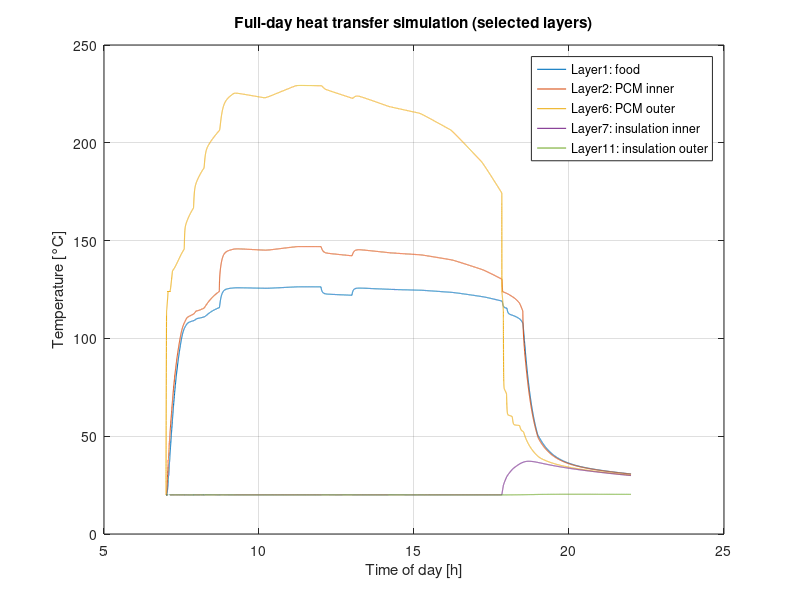

MATLAB code for this plot: (Note: this script raises an error after producing the figure.)
clear;
clc;

%% =========================
% Timeline
% ==========================
t_start = 0;              % 07:00
t_lunch = 5*3600;         % 12:00
t_move = 10*3600 + 50*60; % 17:50
t_dinner = 11*3600;       % 18:00
t_stop = 15*3600;         % 22:00

cooking_duration = 3600;

simulation_time_outdoor = [t_start t_move];
simulation_time_indoor = [t_move t_stop];

%% =========================
% Geometry
% ==========================
r_in_pot = 0.15;
h_in_pot = 0.08;
wall_in_pot = 2e-3;

r_out_pot = 0.21;
h_out_pot = 0.10;
wall_out_pot = 2e-3;

ins_thickness = 0.26;

r_insulation = r_out_pot + ins_thickness;
h_insulation = h_out_pot + ins_thickness;

%% =========================
% Physical parameters (food, pot)
% ==========================
m_rice = 0.075;
m_water = m_rice * 2;
m_mix = m_water + m_rice;
m_pot = 2;

pot_absorptivity = 0.95; % rough/dull aluminum

c_water = 4148;
c_rice = 1700;
c_pot = 500;

c_mix = (m_water * c_water + m_rice * c_rice) / (m_water + m_rice);

k_water = 0.6096;
k_rice = 0.1472;
k_aluminum = 237;
k_st_steel = 15;
k_pot = k_aluminum;

k_mix = (m_water * k_water + m_rice * k_rice) / (m_water + m_rice);

%% =========================
% Other values
% ==========================
t_cooking = 3600; % cooking time (1 hour)

% Convection coefficients
h_free_outdoor = 5;
h_for_outdoor = 0;
h_free_indoor = 2;
h_for_indoor = 0;

T_sat = 100 + 273.15;
T_sat_c = 2;
T_sat_use = T_sat - T_sat_c;

% Solar data
load('raytracing_output.mat', 'hours', 'captured_power');
start_hour = 7;
solar_time = (hours - start_hour) * 3600;

sb_constant = 5.67e-8;
pot_eps = 0.95;           
T_amb = 20 + 273.15;

%% =========================
% Insulation material
% ==========================
m_ins = 3;
k_wool = 0.035;
c_wool = 1300;
k_ins = k_wool;
c_ins = c_wool;

%% =========================
% PCM properties (Erythritol from the paper)
% ==========================
m_pcm = 2;
rho_pcm = 1480;
T_m_pcm = 119 + 273.15;
L_pcm = 340e3;
delta_Tm_pcm = 10;               % mushy zone width (K)

% Specific heat: solid and liquid
c_pcm_solid = 1380;              % J/(kg·K)
c_pcm_liquid = 2760;             % (doubled as per user)

% Thermal conductivity: solid and liquid (pure conduction)
k_pcm_solid = 0.733;             % W/(m·K)
k_pcm_liquid = 0.326;

% Natural convection parameters (liquid phase)
pcm_beta = 0.00067;              % thermal expansion coefficient (1/K)
pcm_nu = 4e-6;                   % kinematic viscosity (m²/s)
pcm_alpha = 1.2e-7;              % thermal diffusivity (m²/s)
g = 9.81;

%% =========================
% Layer division
% 1 = rice+water, 2-6 = PCM, 7-11 = insulation
% ==========================
n_layers = 11;
n_pcm_layers = 5;
n_ins_layers = 5;

layer_temp = ones(n_layers,1) * T_amb;
T0 = layer_temp;

%% =========================
% Helper functions
% ==========================
function result = compute_layer_area(radius, height)
    result = 2 * pi * radius * height + pi * radius^2;
end

function [layer_area, layer_radius, layer_height, layer_thickness] = generate_layer_params(...
    r_in_pot, r_out_pot, r_insulation, h_in_pot, h_out_pot, h_insulation, ...
    n_pcm_layers, n_ins_layers, wall_in_pot)

    n_layers = 1 + n_pcm_layers + n_ins_layers;
    layer_area = zeros(n_layers,1);
    layer_radius = zeros(n_layers,1);
    layer_height = zeros(n_layers,1);
    layer_thickness = zeros(n_layers,1);

    % Layer 1: food
    layer_radius(1) = r_in_pot;
    layer_height(1) = h_in_pot;
    layer_area(1) = compute_layer_area(r_in_pot, h_in_pot);
    layer_thickness(1) = r_in_pot/2 + wall_in_pot;

    % PCM layers
    pcm_boundary = linspace(r_in_pot, r_out_pot, n_pcm_layers+1);
    pcm_heights = linspace(h_in_pot, h_out_pot, n_pcm_layers);
    for j = 1:n_pcm_layers
        i = 1 + j;
        r_inner = pcm_boundary(j);
        r_outer = pcm_boundary(j+1);
        r_mid = (r_inner + r_outer)/2;
        layer_radius(i) = r_mid;
        layer_height(i) = pcm_heights(j);
        layer_area(i) = compute_layer_area(r_mid, layer_height(i));
        layer_thickness(i) = r_outer - r_inner;
    end

    % Insulation layers
    ins_boundary = linspace(r_out_pot, r_insulation, n_ins_layers+1);
    ins_heights = linspace(h_out_pot, h_insulation, n_ins_layers);
    for j = 1:n_ins_layers
        i = 1 + n_pcm_layers + j;
        r_inner = ins_boundary(j);
        r_outer = ins_boundary(j+1);
        r_mid = (r_inner + r_outer)/2;
        layer_radius(i) = r_mid;
        layer_height(i) = ins_heights(j);
        layer_area(i) = compute_layer_area(r_mid, layer_height(i));
        layer_thickness(i) = r_outer - r_inner;
    end
end

function [layer_k_wall_incl, layer_thickness_wall_incl] = include_pot_walls(...
    layer_k, layer_thickness, n_pcm_layers, k_pot, wall_in_pot, wall_out_pot)

    layer_k_wall_incl = layer_k;
    layer_thickness_wall_incl = layer_thickness;

    % Inner wall to first PCM layer (layer 2)
    R_inner = wall_in_pot/k_pot + layer_thickness(2)/layer_k(2);
    layer_thickness_wall_incl(2) = wall_in_pot + layer_thickness(2);
    layer_k_wall_incl(2) = layer_thickness_wall_incl(2) / R_inner;

    % Outer wall to last PCM layer
    pcm_e = 1 + n_pcm_layers;
    R_outer = wall_out_pot/k_pot + layer_thickness(pcm_e)/layer_k(pcm_e);
    layer_thickness_wall_incl(pcm_e) = wall_out_pot + layer_thickness(pcm_e);
    layer_k_wall_incl(pcm_e) = layer_thickness_wall_incl(pcm_e) / R_outer;
end

function k_eff = pcm_thermal_conductivity(T, T_m, delta_Tm, k_solid, k_liquid, ...
                    layer_height, layer_radius, layer_thickness, ...
                    g, beta, nu, alpha)
    % Returns effective k (W/m·K) considering natural convection in liquid
    T_lower = T_m - delta_Tm/2;
    T_upper = T_m + delta_Tm/2;

    if T <= T_lower
        k_eff = k_solid;
    elseif T >= T_upper
        % Liquid phase: natural convection enhancement
        L_char = layer_height;                 % characteristic length (vertical)
        delta_T = T - T_m;                     % superheat (K)
        if delta_T <= 0
            k_eff = k_liquid;
        else
            Ra = g * beta * delta_T * L_char^3 / (nu * alpha);
            % Simple Nusselt correlation for vertical cylinder / annulus
            Nu = 1 + 0.18 * Ra^(0.29);
            Nu = min(Nu, 10);                  % limit
            k_eff = k_liquid * Nu;
        end
    else
        % Mushy zone: linear interpolation
        f = (T - T_lower) / delta_Tm;
        k_eff = k_solid * (1-f) + k_liquid * f;
    end
end

function layer_c_ef = pcm_heat_capacity_change(layer_temp, layer_c_solid, layer_c_liquid, ...
                        n_pcm_layers, T_m_pcm, delta_Tm_pcm, L_pcm)
    % Effective heat capacity: solid/liquid + latent spike
    layer_c_ef = layer_c_solid;   % base, then overwrite PCM layers
    T_lower = T_m_pcm - delta_Tm_pcm/2;
    T_upper = T_m_pcm + delta_Tm_pcm/2;

    for i = 2:(1+n_pcm_layers)
        T = layer_temp(i);
        if T <= T_lower
            layer_c_ef(i) = layer_c_solid(i);
        elseif T >= T_upper
            layer_c_ef(i) = layer_c_liquid(i);
        else
            c_avg = (layer_c_solid(i) + layer_c_liquid(i)) / 2;
            layer_c_ef(i) = c_avg + L_pcm / delta_Tm_pcm;
        end
    end
end

function dTidt = layer_equation(i, i_e, Qs, Qr, Qc, Qco, Qv, layer_temp, ...
                layer_area, layer_k, layer_thickness, layer_mass, layer_c)

    if i == 1
        Q_cond = layer_area(i) * layer_k(i) / layer_thickness(i) * (layer_temp(i+1) - layer_temp(i));
        dTidt = (Q_cond - (Qco + Qv)) / (layer_mass(i) * layer_c(i));
    elseif i == i_e
        Q_cond = layer_area(i) * layer_k(i) / layer_thickness(i) * (layer_temp(i-1) - layer_temp(i));
        dTidt = (Qs - (Qr + Qc) + Q_cond) / (layer_mass(i) * layer_c(i));
    else
        Q_cond_left  = layer_area(i) * layer_k(i) / layer_thickness(i) * (layer_temp(i-1) - layer_temp(i));
        Q_cond_right = layer_area(i) * layer_k(i) / layer_thickness(i) * (layer_temp(i+1) - layer_temp(i));
        dTidt = (Q_cond_left + Q_cond_right) / (layer_mass(i) * layer_c(i));
    end
end

function Qr = radiation_loss(i_e, layer_temp, layer_area, T_amb, pot_eps, sb_constant)
    Qr = layer_area(i_e) * pot_eps * sb_constant * (layer_temp(i_e)^4 - T_amb^4);
end

function Qc = convection_loss(i_e, layer_temp, layer_area, T_amb, h_free, h_for)
    h_total = (h_free^3 + h_for^3)^(1/3);
    Qc = layer_area(i_e) * h_total * (layer_temp(i_e) - T_amb);
end

function Qco = cooking_loss(layer_temp, T_amb, c_mix, m_mix, t_cooking)
    Qco = (c_mix * m_mix / t_cooking) * (layer_temp(1) - T_amb);
end

function Qv = evaporation_loss(layer_temp, T_sat_use)
    Kv = 0.1;
    s = 2;
    if layer_temp(1) >= T_sat_use
        Qv = Kv * (layer_temp(1) - T_sat_use)^s;
    else
        Qv = 0;
    end
end

function dTdt = full_model(t, layer_temp, i_e, solar_time, captured_power, ...
                pot_absorptivity, layer_area, layer_k_base, layer_thickness, ...
                layer_mass, layer_c_solid, layer_c_liquid, T_amb, pot_eps, ...
                sb_constant, h_free, h_for, c_mix, m_mix, t_cooking, T_sat_use, ...
                n_pcm_layers, T_m_pcm, delta_Tm_pcm, L_pcm, cooking_time_points, ...
                cooking_duration, pcm_params)

    % pcm_params = struct with: g, beta, nu, alpha, k_solid, k_liquid, layer_heights, layer_radii
    dTdt = zeros(size(layer_temp));

    % Solar input
    Qs_captured = interp1(solar_time, captured_power, t, 'linear', 0);
    Qs = pot_absorptivity * Qs_captured;

    % Outer boundary losses (radiation + convection)
    Qr = radiation_loss(i_e, layer_temp, layer_area, T_amb, pot_eps, sb_constant);
    Qc = convection_loss(i_e, layer_temp, layer_area, T_amb, h_free, h_for);

    % Cooking active?
    is_cooking = false;
    for j = 1:length(cooking_time_points)
        if t >= cooking_time_points(j) && t <= cooking_time_points(j) + cooking_duration
            is_cooking = true;
            break;
        end
    end
    if is_cooking
        Qco = cooking_loss(layer_temp, T_amb, c_mix, m_mix, t_cooking);
    else
        Qco = 0;
    end

    Qv = evaporation_loss(layer_temp, T_sat_use);

    % Effective heat capacity (includes latent spike)
    layer_c_ef = pcm_heat_capacity_change(layer_temp, layer_c_solid, layer_c_liquid, ...
                    n_pcm_layers, T_m_pcm, delta_Tm_pcm, L_pcm);

    % Build effective conductivity array (temperature‑dependent for PCM)
    layer_k_eff = layer_k_base;
    for i = 2:(1+n_pcm_layers)
        k_eff = pcm_thermal_conductivity(layer_temp(i), T_m_pcm, delta_Tm_pcm, ...
                pcm_params.k_solid, pcm_params.k_liquid, ...
                pcm_params.layer_height(i), pcm_params.layer_radius(i), ...
                layer_thickness(i), pcm_params.g, pcm_params.beta, ...
                pcm_params.nu, pcm_params.alpha);
        layer_k_eff(i) = k_eff;
    end

    % Compute temperature derivatives
    for i = 1:i_e
        dTdt(i) = layer_equation(i, i_e, Qs, Qr, Qc, Qco, Qv, layer_temp, ...
                    layer_area, layer_k_eff, layer_thickness, layer_mass, layer_c_ef);
    end
end

%% =========================
% Generate geometry and layer properties
% ==========================
[layer_area, layer_radius, layer_height, layer_thickness] = generate_layer_params(...
    r_in_pot, r_out_pot, r_insulation, h_in_pot, h_out_pot, h_insulation, ...
    n_pcm_layers, n_ins_layers, wall_in_pot);

% Adjust food layer thickness
layer_thickness(1) = wall_in_pot + r_in_pot/10;

%% =========================
% Base thermal conductivities (will be updated during simulation)
% ==========================
layer_k_base = zeros(n_layers,1);
layer_k_base(1) = k_mix;
layer_k_base(2:(1+n_pcm_layers)) = k_pcm_solid;   % initial solid value
layer_k_base((2+n_pcm_layers):n_layers) = k_ins;

% Include pot walls (merges into PCM layers 2 and 6)
[layer_k_base, layer_thickness] = include_pot_walls(layer_k_base, layer_thickness, ...
    n_pcm_layers, k_pot, wall_in_pot, wall_out_pot);

%% =========================
% Layer masses
% ==========================
layer_mass = zeros(n_layers,1);
layer_mass(1) = m_water;
layer_mass(2:(1+n_pcm_layers)) = m_pcm / n_pcm_layers;
layer_mass((2+n_pcm_layers):n_layers) = m_ins / n_ins_layers;

%% =========================
% Specific heat arrays (solid and liquid for PCM)
% ==========================
layer_c_solid = zeros(n_layers,1);
layer_c_liquid = zeros(n_layers,1);

layer_c_solid(1) = c_water;
layer_c_liquid(1) = c_water;   % same for food

layer_c_solid(2:(1+n_pcm_layers)) = c_pcm_solid;
layer_c_liquid(2:(1+n_pcm_layers)) = c_pcm_liquid;

layer_c_solid((2+n_pcm_layers):n_layers) = c_ins;
layer_c_liquid((2+n_pcm_layers):n_layers) = c_ins;

%% =========================
% PCM natural convection parameters (passed to ODE)
% ==========================
pcm_params = struct();
pcm_params.g = g;
pcm_params.beta = pcm_beta;
pcm_params.nu = pcm_nu;
pcm_params.alpha = pcm_alpha;
pcm_params.k_solid = k_pcm_solid;
pcm_params.k_liquid = k_pcm_liquid;
pcm_params.layer_height = layer_height;
pcm_params.layer_radius = layer_radius;

%% =========================
% Outdoor simulation (07:00 - 17:50)
% ==========================
i_e_outdoor = 1 + n_pcm_layers;
cooking_time_points_outdoor = [t_lunch];
options = odeset('RelTol', 1e-5, 'AbsTol', 1e-5, 'MaxStep', 60);

[t_out, T_out] = ode45(@(t,T) full_model(t, T, i_e_outdoor, solar_time, captured_power, ...
    pot_absorptivity, layer_area, layer_k_base, layer_thickness, layer_mass, ...
    layer_c_solid, layer_c_liquid, T_amb, pot_eps, sb_constant, h_free_outdoor, ...
    h_for_outdoor, c_mix, m_mix, t_cooking, T_sat_use, n_pcm_layers, T_m_pcm, ...
    delta_Tm_pcm, L_pcm, cooking_time_points_outdoor, cooking_duration, pcm_params), ...
    simulation_time_outdoor, T0, options);

%% =========================
% CORRECTED PCM ENERGY STORED (outdoor phase)
% ==========================
% Function to compute effective c for a given PCM temperature (used in ODE)
c_eff_pcm = @(T_K) (T_K <= T_m_pcm - delta_Tm_pcm/2) * c_pcm_solid + ...
                   (T_K >= T_m_pcm + delta_Tm_pcm/2) * c_pcm_liquid + ...
                   ((T_K > T_m_pcm - delta_Tm_pcm/2) & (T_K < T_m_pcm + delta_Tm_pcm/2)) * ...
                   ( (c_pcm_solid + c_pcm_liquid)/2 + L_pcm/delta_Tm_pcm );

% Compute stored energy by integrating m * c_eff * dT for each PCM layer
E_pcm_stored = 0;
for i = 2:(1+n_pcm_layers)
    T_history = T_out(:, i);
    dTdt_history = gradient(T_history, t_out);  % approximate derivative
    c_eff_history = arrayfun(c_eff_pcm, T_history);
    power_history = layer_mass(i) * c_eff_history .* dTdt_history;
    % Only integrate positive power (energy entering the layer)
    power_history = max(power_history, 0);
    E_layer = trapz(t_out, power_history);
    E_pcm_stored = E_pcm_stored + E_layer;
end
E_pcm_stored_MJ = E_pcm_stored / 1e6;

%% =========================
% Indoor simulation (17:50 - 22:00)
% ==========================
i_e_indoor = n_layers;
solar_time_indoor = [t_move t_stop];
captured_power_indoor = [0 0];
cooking_time_points_indoor = [t_dinner];

T0_indoor = T_amb * ones(n_layers,1);
T0_indoor(1:i_e_outdoor) = T_out(end, 1:i_e_outdoor)';

[t_in, T_in] = ode45(@(t,T) full_model(t, T, i_e_indoor, solar_time_indoor, captured_power_indoor, ...
    pot_absorptivity, layer_area, layer_k_base, layer_thickness, layer_mass, ...
    layer_c_solid, layer_c_liquid, T_amb, pot_eps, sb_constant, h_free_indoor, ...
    h_for_indoor, c_mix, m_mix, t_cooking, T_sat_use, n_pcm_layers, T_m_pcm, ...
    delta_Tm_pcm, L_pcm, cooking_time_points_indoor, cooking_duration, pcm_params), ...
    simulation_time_indoor, T0_indoor, options);

%% =========================
% CORRECTED PCM ENERGY RELEASED (indoor phase)
% ==========================
E_pcm_released = 0;
for i = 2:(1+n_pcm_layers)
    T_history = T_in(:, i);
    dTdt_history = gradient(T_history, t_in);
    c_eff_history = arrayfun(c_eff_pcm, T_history);
    power_history = layer_mass(i) * c_eff_history .* dTdt_history;
    % Power leaving the layer is negative; integrate -power (positive)
    power_history = -min(power_history, 0);
    E_layer = trapz(t_in, power_history);
    E_pcm_released = E_pcm_released + E_layer;
end
E_pcm_released_MJ = E_pcm_released / 1e6;

%% =========================
% Plotting – original selected layers
% ==========================
t_all = [t_out; t_in];
T_all = [T_out; T_in];

selected_layers_full = [1,2,6,7,11];
figure;
plot(t_all/3600+7, T_all(:,selected_layers_full)-273.15, 'LineWidth',0.8);
hold on;
xlabel('Time of day [h]');
ylabel('Temperature [°C]');
title('Full-day heat transfer simulation (selected layers)');
legend('Layer1: food','Layer2: PCM inner','Layer6: PCM outer','Layer7: insulation inner','Layer11: insulation outer');
grid on;
xline(7+t_lunch/3600,'--','Lunch','HandleVisibility','off');
xline(7+t_move/3600,'--','Move indoors','HandleVisibility','off');
xline(7+t_dinner/3600,'--','Dinner','HandleVisibility','off');
yl = ylim;
patch([12 13 13 12],[yl(1) yl(1) yl(2) yl(2)],[0.75 0.75 0.75],'FaceAlpha',0.35,'EdgeColor','none','HandleVisibility','off');
patch([7+t_dinner/3600, 7+(t_dinner+cooking_duration)/3600, 7+(t_dinner+cooking_duration)/3600, 7+t_dinner/3600], ...
    [yl(1) yl(1) yl(2) yl(2)],[0.75 0.75 0.75],'FaceAlpha',0.35,'EdgeColor','none','HandleVisibility','off');
uistack(findobj(gca,'Type','line'),'top');
hold off;

figure;
plot((t_in-t_move)/60, T_in(:,selected_layers_full)-273.15, 'LineWidth',0.8);
hold on;
xlabel('Time after moving indoors [min]');
ylabel('Temperature [°C]');
title('Indoor simulation (selected layers)');
legend('Layer1: food','Layer2: PCM inner','Layer6: PCM outer','Layer7: insulation inner','Layer11: insulation outer');
grid on;
xline((t_dinner-t_move)/60,'--','Dinner','HandleVisibility','off');
yl = ylim;
patch([(t_dinner-t_move)/60, (t_dinner+cooking_duration-t_move)/60, ...
       (t_dinner+cooking_duration-t_move)/60, (t_dinner-t_move)/60], ...
      [yl(1) yl(1) yl(2) yl(2)],[0.75 0.75 0.75],'FaceAlpha',0.35,'EdgeColor','none','HandleVisibility','off');
uistack(findobj(gca,'Type','line'),'top');
hold off;

%% =========================
% NEW: Plot all layers with color map
% ==========================
figure;
cmap = jet(n_layers);
for i = 1:n_layers
    plot(t_all/3600+7, T_all(:,i)-273.15, 'Color', cmap(i,:), 'LineWidth', 0.8);
    hold on;
end
xlabel('Time of day [h]');
ylabel('Temperature [°C]');
title('Full-day simulation – all 11 layers');
colormap(cmap);
c = colorbar;
c.Label.String = 'Layer number';
c.Ticks = 1:n_layers;
grid on;
% Add cooking and move lines
xline(7+t_lunch/3600,'--','Lunch','HandleVisibility','off');
xline(7+t_move/3600,'--','Move indoors','HandleVisibility','off');
xline(7+t_dinner/3600,'--','Dinner','HandleVisibility','off');
yl = ylim;
patch([12 13 13 12],[yl(1) yl(1) yl(2) yl(2)],[0.75 0.75 0.75],'FaceAlpha',0.35,'EdgeColor','none','HandleVisibility','off');
patch([7+t_dinner/3600, 7+(t_dinner+cooking_duration)/3600, 7+(t_dinner+cooking_duration)/3600, 7+t_dinner/3600], ...
    [yl(1) yl(1) yl(2) yl(2)],[0.75 0.75 0.75],'FaceAlpha',0.35,'EdgeColor','none','HandleVisibility','off');
hold off;

figure;
for i = 1:n_layers
    plot((t_in-t_move)/60, T_in(:,i)-273.15, 'Color', cmap(i,:), 'LineWidth', 0.8);
    hold on;
end
xlabel('Time after moving indoors [min]');
ylabel('Temperature [°C]');
title('Indoor simulation – all 11 layers');
colormap(cmap);
c = colorbar;
c.Label.String = 'Layer number';
c.Ticks = 1:n_layers;
grid on;
xline((t_dinner-t_move)/60,'--','Dinner','HandleVisibility','off');
yl = ylim;
patch([(t_dinner-t_move)/60, (t_dinner+cooking_duration-t_move)/60, ...
       (t_dinner+cooking_duration-t_move)/60, (t_dinner-t_move)/60], ...
      [yl(1) yl(1) yl(2) yl(2)],[0.75 0.75 0.75],'FaceAlpha',0.35,'EdgeColor','none','HandleVisibility','off');
hold off;

%% =========================
% Energy and power analysis
% ==========================
fprintf('\n========== THERMAL POWER AND ENERGY ANALYSIS ==========\n');

% Outdoor phase
Qs_outdoor = pot_absorptivity * interp1(solar_time, captured_power, t_out, 'linear', 0);
Qr_outdoor = layer_area(i_e_outdoor) * pot_eps * sb_constant * (T_out(:,i_e_outdoor).^4 - T_amb^4);
h_total_outdoor = (h_free_outdoor^3 + h_for_outdoor^3)^(1/3);
Qc_outdoor = layer_area(i_e_outdoor) * h_total_outdoor * (T_out(:,i_e_outdoor) - T_amb);
Qloss_outdoor = Qr_outdoor + Qc_outdoor;
Quseful_outdoor = max(Qs_outdoor - Qloss_outdoor, 0);

E_solar_absorbed_outdoor = trapz(t_out, Qs_outdoor)/1e6;
E_loss_outdoor = trapz(t_out, Qloss_outdoor)/1e6;
E_useful_outdoor = trapz(t_out, Quseful_outdoor)/1e6;

fprintf('\n--- OUTDOOR PHASE (07:00 to 17:50) ---\n');
fprintf('Peak solar absorbed power:          %.1f W\n', max(Qs_outdoor));
fprintf('Mean solar absorbed power:          %.1f W\n', mean(Qs_outdoor(Qs_outdoor>0)));
fprintf('Peak thermal loss (Qr+Qc):          %.1f W\n', max(Qloss_outdoor));
fprintf('Mean thermal loss:                  %.1f W\n', mean(Qloss_outdoor));
fprintf('Peak useful power (Qs-losses):      %.1f W\n', max(Quseful_outdoor));
fprintf('Mean useful power:                  %.1f W\n', mean(Quseful_outdoor(Quseful_outdoor>0)));
fprintf('Total solar absorbed:               %.4f MJ\n', E_solar_absorbed_outdoor);
fprintf('Total loss energy:                  %.4f MJ\n', E_loss_outdoor);
fprintf('Useful energy (absorbed-loss):      %.4f MJ\n', E_useful_outdoor);
fprintf('Energy stored in PCM (correct):     %.4f MJ\n', E_pcm_stored_MJ);

% Indoor phase
Qs_indoor = zeros(size(t_in));
Qr_indoor = layer_area(i_e_indoor) * pot_eps * sb_constant * (T_in(:,i_e_indoor).^4 - T_amb^4);
h_total_indoor = (h_free_indoor^3 + h_for_indoor^3)^(1/3);
Qc_indoor = layer_area(i_e_indoor) * h_total_indoor * (T_in(:,i_e_indoor) - T_amb);
Qloss_indoor = Qr_indoor + Qc_indoor;

Qconduction_to_food = layer_area(1) * layer_k_base(1) / layer_thickness(1) .* (T_in(:,2) - T_in(:,1));
Qconduction_to_food = max(Qconduction_to_food, 0);

E_loss_indoor = trapz(t_in, Qloss_indoor)/1e6;
E_to_food_indoor = trapz(t_in, Qconduction_to_food)/1e6;

T_food_indoor_C = T_in(:,1) - 273.15;
dt = diff(t_in);
above = T_food_indoor_C(1:end-1) >= 100;
time_above_100 = sum(dt(above)) / 60;

fprintf('\n--- INDOOR PHASE (17:50 to 22:00) ---\n');
fprintf('Peak thermal loss (Qr+Qc):          %.1f W\n', max(Qloss_indoor));
fprintf('Mean thermal loss:                  %.1f W\n', mean(Qloss_indoor));
fprintf('Peak conduction to food:            %.1f W\n', max(Qconduction_to_food));
fprintf('Mean conduction to food:            %.1f W\n', mean(Qconduction_to_food(Qconduction_to_food>0)));
fprintf('Total loss energy (indoors):        %.4f MJ\n', E_loss_indoor);
fprintf('Energy delivered to food:           %.4f MJ\n', E_to_food_indoor);
fprintf('PCM energy released (correct):      %.4f MJ\n', E_pcm_released_MJ);
fprintf('Time food above 100°C:              %.1f min\n', time_above_100);

fprintf('\n--- FULL DAY SUMMARY ---\n');
fprintf('Total solar absorbed:               %.4f MJ\n', E_solar_absorbed_outdoor);
fprintf('Total loss (outdoor+indoor):        %.4f MJ\n', E_loss_outdoor+E_loss_indoor);
fprintf('PCM stored energy:                  %.4f MJ\n', E_pcm_stored_MJ);
fprintf('PCM released energy:                %.4f MJ\n', E_pcm_released_MJ);
fprintf('PCM efficiency (released/stored):   %.1f%%\n', 100*E_pcm_released_MJ/max(E_pcm_stored_MJ,1e-9));
fprintf('Food above 100°C:                   %.1f min\n', time_above_100);
fprintf('========================================================\n');
